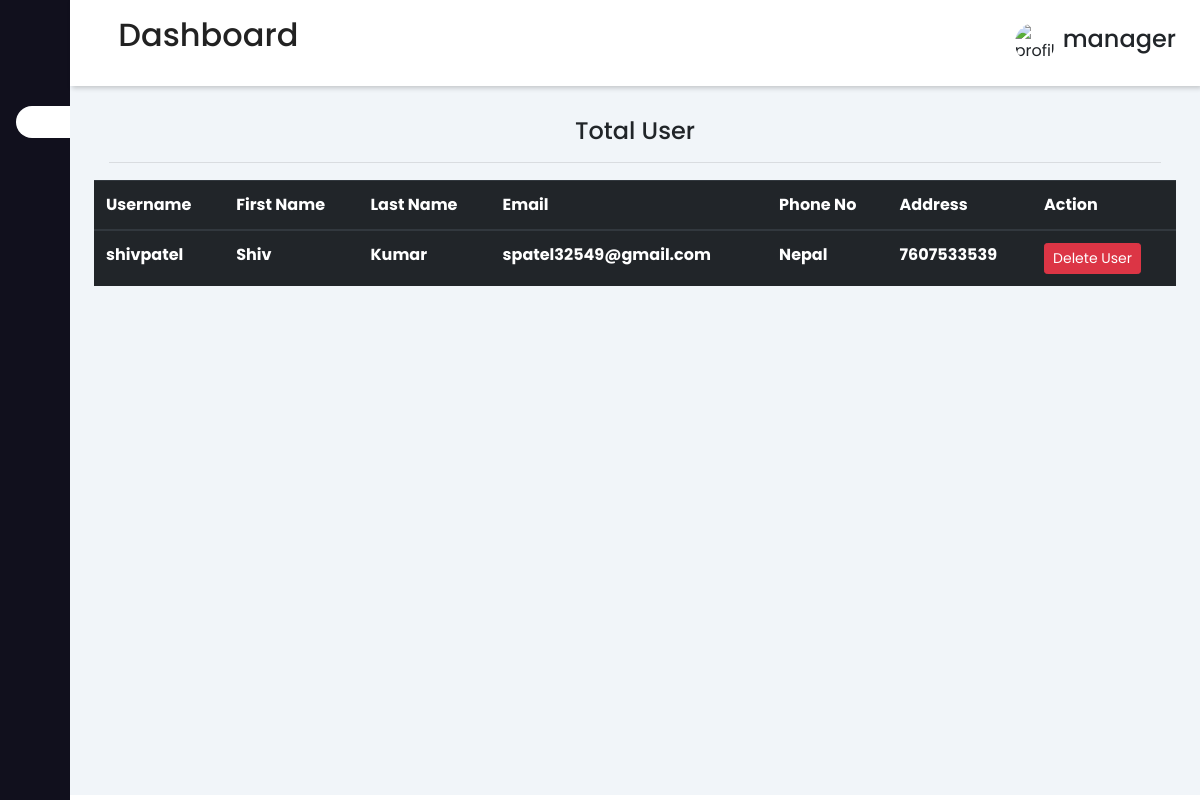
The app's page /view_user/ (signed in) with its own data.
### management/models.py (models this page shows, shortened)
class UserProfile(models.Model):
    user=models.ForeignKey(User,on_delete=models.CASCADE)
    phone=models.IntegerField()
    address=models.CharField(max_length=200 ,null=True)

### management/views.py (the view)
# urls.py: path("view_user/",views.view_user, name='view_user'),
def view_user(request):
    if request.user.is_superuser:
        profile=UserProfile.objects.all()
        context={
            "profile":profile
        }
        return render(request,'view_user.html',context)

### management/templates/view_user.html (shortened to what this page needs)
{% extends 'base.html' %}
{% block body %}
<div class="container">
    <div class="text-center">
        <h4>Total User</h4>
    </div>
    <hr>
    <div class="row">
        <div class="col-12 text-center">
          </div>
        <div class="table-responsive">
            <table class="table table-hover table-dark">
            <thead>
              <tr>
                <th scope="col">Username</th>
                <th scope="col">First Name</th>
                <th scope="col">Last Name</th>
                <th scope="col">Email</th>
                <th scope="col">Phone No</th>
                <th scope="col">Address</th>
                <th scope="col">Action</th>
              </tr>
            </thead>
            <tbody>
                {%for i in profile %}
              <tr>
                <th scope="row">{{i.user.username}}</th>
                <th scope="row">{{i.user.first_name}}</th>
                <th scope="row">{{i.user.last_name}}</th>
                <th scope="row">{{i.user.email}}</th>
                <th scope="row">{{i.address}}</th>
                <th scope="row">{{i.phone}}</th>
                <th scope="row"><a class="btn btn-danger btn-sm" href="{% url 'delete_user' i.user.id %}" onclick="return confirm('Are you sure want to delete?')">Delete User</a></th>
              </tr>
              {% endfor %}
            </tbody>
        </table>
    </div>
    </div>
</div>
{% endblock  %}

### management/templates/base.html (shortened to what this page needs)
<!doctype html>
<html lang="en">
  <head>
    <link rel="stylesheet" href="https://maxcdn.bootstrapcdn.com/bootstrap/4.0.0/css/bootstrap.min.css">
  </head>
  <body>
    <div class="sidebar">
        <div class="sidebar-brand">
          <h1>  <span>Hotel</span>
          </h1>
        </div>
        <div class="sidebar-menu">
          <ul class="na">
            <li>
              <a href="{% url 'index' %}" class="active">
              </a>
            </li>
          </ul>
        </div>
    </div>
    <div class="main-content">
      <header>
        <h2>
          <label for="nav-toggle">
            <span class="fas fa-bars"></span>
          </label>
          Dashboard
        </h2>
        {% if request.user.is_authenticated %}
        <div class="user-wrapper">
         <img src="https://bit.ly/3bvT89p" width="40px" height="40px" alt="profile-img">
         <div class="">
            <h4>{{request.user.username}}</h4>
         </div>
        </div>
        {% endif %}
      </header>
      <main>
        {% block body %}
        {% endblock %}
      </main>
    </div>
  </body>
</html>

### management/templates/base.html (style rules this page uses)
:root { --main-color: #11101d; --color-dark: #1D2231; --text-grey: #8390A2; }
* { padding: 0; margin: 0; box-sizing: border-box; list-style: none; text-decoration: none; font-family: 'Poppins' ,sans-serif; }
.sidebar { width: 345px; position: fixed; left: 0; top: 0; height: 100%; z-index: 100; background: var(--main-color); transition: width 300ms; }
.sidebar-brand { height: 90px; padding: 1rem 0rem 1rem 2rem; color: #fff; }
.sidebar-menu li { width: 100%; margin-bottom: 1.7rem; padding-left: 1rem; }
.sidebar-menu { margin-top: 1rem; }
.sidebar-menu a { padding-left: 1rem; display: block; color: #fff; font-size: 1.1rem; }
.sidebar-menu a.active { background: #fff; padding-top: 1rem; padding-bottom: 1rem; color: var(--main-color); border-radius: 30px 0px 0px 30px; }
.main-content { transition: margin-left 300ms; margin-left: 345px; }
header { background: #fff; display: flex; justify-content: space-between; padding: 1rem 1.5rem; box-shadow: 2px 2px 5px rgba(0, 0, 0, 0.2); position: fixed; left: 345px; top:0; z-index: 100; width: calc(100% - 345px); transition: left 300ms; }
header h2 { color: #222; }
header label span { font-size: 1.7rem; padding-right: 1rem; }
.user-wrapper { display: flex; align-items: center; }
.user-wrapper img { border-radius: 50%; margin-right: .5rem; }
main { margin-top: 85px; padding: 2rem 1.5rem; background: #f1f5f9; min-height: calc(100vh - 90px); }
table { border-collapse: collapse; }
thead tr { border-top: 1px solid #f0f0f0; border-bottom:2px solid #f0f0f0; }
.table-responsive { width: 100%; overflow-x: auto; }
@media only screen and (max-width: 1200px) { .sidebar { width: 70px ; } }
@media only screen and (max-width: 1200px) { .sidebar .sidebar-brand, .sidebar li { padding-left: 1rem; text-align: center; } }
@media only screen and (max-width: 1200px) { .main-content { margin-left: 70px; } }
@media only screen and (max-width: 1200px) { .main-content header { width: calc(100% - 70px); left:70px; } }

### records on screen
UserProfile: user.username "shivpatel", user.first_name "Shiv", user.last_name "Kumar", user.email "spatel32549@gmail.com", address "Nepal", phone "7607533539"

### other values on screen
{{ request.user.username }} "manager"
